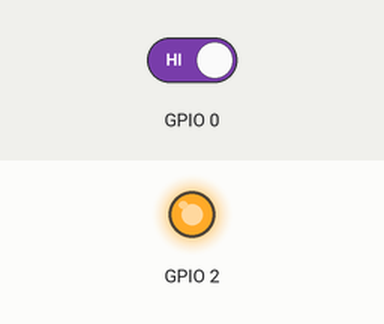
Simulated run of this sketch. Board: ESP8266 (NodeMCU). Parts: output pins drawn as LEDs (lit = HIGH). Inputs (shaded band) come from the test bench; at power-on: GPIO 0 HIGH. WiFi joins after 1.5 s; servers stay silent unless stated; web services answer with replies made up by the test bench; what the sketch prints to the serial monitor is not drawn.

Above: at 5.7 s.
5.8 s: GPIO 0 driven LOW
At 7.2 s:
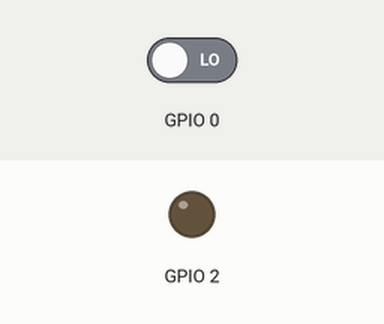
Timing chart, 0 to 8.8 s (numbered marks = the images above; inputs shaded):
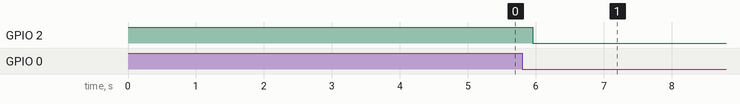

The sketch:

fake_GPS.ino
```cpp
extern "C"
{
#include "user_interface.h"  	  // Required for wifi_station_connect() to work
}

#include <ESP8266WiFi.h>          // https://github.com/esp8266/Arduino
#include <WiFiUdp.h>
#include <time.h>

//needed for library
#include <DNSServer.h>
#include <ESP8266WebServer.h>
#include <WiFiManager.h>          // https://github.com/tzapu/WiFiManager
#include "TimeClient.h"			  // https://github.com/arduino-libraries/NTPClient

TimeClient TimeClient;
WiFiManager wifiManager;
time_t locEpoch = 0, netEpoch = 0;

int firstrun = 1;

void setup()
{
	pinMode(LED_BUILTIN, OUTPUT);   // Initialize the LED_BUILTIN pin as an output
	digitalWrite(LED_BUILTIN, HIGH);
	Serial.begin(115200);

	wifiManager.setTimeout(180);

	//fetches ssid and pass and tries to connect
	//if it does not connect it starts an access point with the specified name
	//here  "NixieAP"
	//and goes into a blocking loop awaiting configuration

	if (!wifiManager.autoConnect("NixieAP"))
	{
		Serial.println("failed to connect and hit timeout");
		delay(3000);
		//reset and try again, or maybe put it to deep sleep
		ESP.reset();
		delay(5000);
	}

	//if you get here you have connected to the WiFi
	Serial.println("connected...yeey :)");

	Serial1.begin(9600);

	TimeClient.Setup();
	askFrequency = 50;
}

void loop()
{
	char tstr[128];
	unsigned char cs;
	unsigned int i;
	struct tm *tmtime;
	unsigned long amicros, umicros = 0;

	for (;;)
	{
		amicros = micros();
		askFrequency = 60 * 60 * 1000;
		while (((netEpoch = TimeClient.GetCurrentTime()) == locEpoch) || (!netEpoch))
		{
			delay(100);
		}
		if (netEpoch)
		{
			umicros = amicros;
			tmtime = localtime(&netEpoch);

			if ((!tmtime->tm_sec) || firstrun)			// full minute or first cycle
			{
				digitalWrite(LED_BUILTIN, HIGH);		// blink for sync
				sprintf(tstr, "$GPRMC,%02d%02d%02d,A,0000.0000,N,00000.0000,E,0.0,0.0,%02d%02d%02d,0.0,E,S",
						tmtime->tm_hour, tmtime->tm_min, tmtime->tm_sec, tmtime->tm_mday, tmtime->tm_mon + 1, tmtime->tm_year - 100);
				cs = 0;
				for (i = 1; i < strlen(tstr); i++)		// calculate checksum
					cs ^= tstr[i];
				sprintf(tstr + strlen(tstr), "*%02X", cs);
				Serial.println(tstr);					// send to console
				Serial1.println(tstr);					// send to clock
				delay(100);
				digitalWrite(LED_BUILTIN, LOW);
				if(tmtime->tm_sec < 57)
				{
					delay(58000 - ((micros() - amicros) / 1000) - (tmtime->tm_sec * 1000)); // wait for end of minute
				}
				firstrun = 0;
			}
		}
		delay(200);
		if (((amicros - umicros) / 1000000L) > 3600)	// if no sync for more than one hour
			digitalWrite(LED_BUILTIN, HIGH);			// switch off LED
	}
}
```

TimeClient.cpp
```cpp
//=== WIFI MANAGER ===
#include <ESP8266WiFi.h>
#include <DNSServer.h>
#include <ESP8266WebServer.h>
#include <WiFiManager.h> //https://github.com/tzapu/WiFiManager
#include <WiFiClient.h>
#include <ESP8266HTTPClient.h>
#include <ArduinoJson.h>
#include "NTPCLient.h"

char wifiManagerAPName[] = "FakeGPS";
char wifiManagerAPPassword[] = "FakeGPS";

//== DOUBLE-RESET DETECTOR ==
#include <DoubleResetDetector.h>
#define DRD_TIMEOUT 10 // Second-reset must happen within 10 seconds of first reset to be considered a double-reset
#define DRD_ADDRESS 0 // RTC Memory Address for the DoubleResetDetector to use
DoubleResetDetector drd(DRD_TIMEOUT, DRD_ADDRESS);

//=== NTP CLIENT ===
#include "TimeClient.h"

#define DEBUG 1

const char *geo_location_api = "http://www.ip-api.com/line/?fields=offset";

HTTPClient http;
WiFiClient wifiClient;
WiFiUDP ntpUDP;
NTPClient ntpClient(ntpUDP);
String payload;

unsigned long askFrequency = 60 * 60 * 1000; // How frequent should we get current time? in miliseconds. 60minutes = 60*60s = 60*60*1000ms
unsigned long timeToAsk;
unsigned long timeToRead;
unsigned long lastEpoch; // We don't want to continually ask for epoch from time server, so this is the last epoch we received (could be up to an hour ago based on askFrequency)
unsigned long lastEpochTimeStamp; // What was millis() when asked server for Epoch we are currently using?
unsigned long nextEpochTimeStamp; // What was millis() when we asked server for the upcoming epoch
unsigned long currentTime;
struct tm local_tm;

//== PREFERENCES == (Fill these appropriately if you could not connect to the ESP via your phone)
char homeWifiName[] = ""; // PREFERENCE: The name of the home WiFi access point that you normally connect to.
char homeWifiPassword[] = ""; // PREFERENCE: The password to the home WiFi access point that you normally connect to.
bool error_getTime = false;

unsigned long date_time = 0;

TimeClient::TimeClient()
{
}

void TimeClient::Setup(void)
{
	//-- WiFiManager --
	//Local intialization. Once its business is done, there is no need to keep it around
	WiFiManager wifiManager;
	//wifiManager.resetSettings(); // Uncomment this to reset saved WiFi credentials.  Comment it back after you run once.
	//wifiManager.setBreakAfterConfig(true); // Get out of WiFiManager even if we fail to connect after config.  So our Hail Mary pass could take care of it.
	//wifiManager.setSaveConfigCallback(saveConfigCallback);

	int connectionStatus = WL_IDLE_STATUS;

	if (strlen(homeWifiName) > 0)
	{
		Serial.println("USING IN SKETCH CREDENTIALS:");
		Serial.println(homeWifiName);
		Serial.println(homeWifiPassword);
		connectionStatus = WiFi.begin(homeWifiName, homeWifiPassword);
		Serial.print("WiFi.begin returned ");
		Serial.println(connectionStatus);
	}
	else
	{

		//-- Double-Reset --
		if (drd.detectDoubleReset())
		{
			Serial.println("DOUBLE Reset Detected");
			digitalWrite(LED_BUILTIN, LOW);
			WiFi.disconnect();
			connectionStatus = wifiManager.startConfigPortal(wifiManagerAPName, wifiManagerAPPassword);
			Serial.print("startConfigPortal returned ");
			Serial.println(connectionStatus);
		}
		else
		{
			Serial.println("SINGLE reset Detected");
			digitalWrite(LED_BUILTIN, HIGH);
			//fetches ssid and pass from eeprom and tries to connect
			//if it does not connect it starts an access point with the specified name wifiManagerAPName
			//and goes into a blocking loop awaiting configuration
			connectionStatus = wifiManager.autoConnect(); //wifiManagerAPName, wifiManagerAPPassword);
			Serial.print("autoConnect returned ");
			Serial.println(connectionStatus);
		}
	}

	while (WiFi.status() != WL_CONNECTED)
	{
		delay(500);
		Serial.print(".");
	}

	// Hail Mary pass. If WiFiManager fail to connect user to home wifi, connect manually :-(
	//  if (WiFi.status() != WL_CONNECTED) {
	//     Serial.println("Hail Mary!");
	//
	//     ETS_UART_INTR_DISABLE();
	//      wifi_station_disconnect();
	//      ETS_UART_INTR_ENABLE();
	//
	//     WiFi.begin(homeWifiName, homeWifiPassword);
	//     Serial.println("Connected?");
	//  }

	//-- Status --
	Serial.print("WiFi.status() = ");
	Serial.println(WiFi.status());

	Serial.println("IP address: ");
	Serial.println(WiFi.localIP());

	drd.stop();
	delay(3000);
}

void TimeClient::AskCurrentEpoch()
{
	int httpCode;
	int offset = 0;

	if (DEBUG)
		Serial.println("Retrieving timezone offset");

	http.begin(wifiClient, geo_location_api);
	httpCode = http.GET();

	payload = "";
	if (httpCode > 0)
	{
		payload = http.getString();
	}
	http.end();

	if (DEBUG)
		Serial.println(payload.c_str());

	if (payload.length())
	{
		auto error = (sscanf(payload.c_str(), "%d", &offset) != 1);
		if (error)
		{
			if (DEBUG)
				Serial.println("scan timezone offset failed");
			offset = 0;
		}
		else
		{
//			ntpClient.offset = offset;
			ntpClient.update();
			if (date_time = ntpClient.getEpochTime()) // get NTP-time
			{
				date_time += offset + 1;
				error_getTime = true;
			}
			else
			{
				error_getTime = false;
			}
			if (DEBUG)
				Serial.println(date_time);
		}
	}
}

unsigned long TimeClient::ReadCurrentEpoch()
{
	lastEpoch = date_time;
	lastEpochTimeStamp = nextEpochTimeStamp;
	return lastEpoch;
}

unsigned long TimeClient::GetCurrentTime()
{
	//if (DEBUG) Serial.println("GetCurrentTime called");
	unsigned long timeNow = millis();
	if (timeNow > timeToAsk || !error_getTime)
	{ // Is it time to ask server for current time?
		if (DEBUG)
			Serial.println(" Time to ask");
		timeToAsk = timeNow + askFrequency; // Don't ask again for a while
		if (timeToRead == 0)
		{ // If we have not asked...
			timeToRead = timeNow + 1000; // Wait one second for server to respond
			AskCurrentEpoch(); // Ask time server what is the current time?
			nextEpochTimeStamp = millis(); // next epoch we receive is for "now".
		}
	}

	if (timeToRead > 0 && timeNow > timeToRead) // Is it time to read the answer of our AskCurrentEpoch?
	{
		// Yes, it is time to read the answer.
		ReadCurrentEpoch(); // Read the server response
		timeToRead = 0; // We have read the response, so reset for next time we need to ask for time.
	}

	if (lastEpoch != 0)
	{  // If we don't have lastEpoch yet, return zero so we won't try to display millis on the clock
		unsigned long elapsedMillis = millis() - lastEpochTimeStamp;
		currentTime = lastEpoch + (elapsedMillis / 1000);
	}

	if (DEBUG && digitalRead(0) == LOW)
		currentTime -= 3600;
	return currentTime;
}

byte TimeClient::GetHours()
{
	return (currentTime % 86400L) / 3600;
}

byte TimeClient::GetMinutes()
{
	return (currentTime % 3600) / 60;
}

byte TimeClient::GetSeconds()
{
	return currentTime % 60;
}

void TimeClient::PrintTime()
{
#if (DEBUG)
	// print the hour, minute and second:
	Serial.print("The local time is: ");
	byte hh = GetHours();
	byte mm = GetMinutes();
	byte ss = GetSeconds();

	Serial.print(hh); // print the hour (86400 equals secs per day)
	Serial.print(':');
	if (mm < 10)
	{
		// In the first 10 minutes of each hour, we'll want a leading '0'
		Serial.print('0');
	}
	Serial.print(mm); // print the minute (3600 equals secs per minute)
	Serial.print(':');
	if (ss < 10)
	{
		// In the first 10 seconds of each minute, we'll want a leading '0'
		Serial.print('0');
	}
	Serial.println(ss); // print the second
#endif
}
```

TimeClient.h
```cpp
#ifndef __TIMECLIENT_H__
#define __TIMECLIENT_H__
/*

 WTA Client

 Get the time from the worldtimeapi-server to prevent timezone and DST-mess
 Demonstrates use http-client and json-parser

 created 4 Sep 2010
 by Michael Margolis
 modified 9 Apr 2012
 by Tom Igoe
 updated for the ESP8266 12 Apr 2015
 by Ivan Grokhotkov
 Refactored into NTPClient class by Hari Wiguna, 2018
 changed from NTP to worldtimeapi by SnowHead, 2019

 This code is in the public domain.

 */
#include <Arduino.h>
#include <ESP8266WiFi.h>

extern unsigned long askFrequency;

class TimeClient {
  public:
    TimeClient();
    void Setup(void);
    unsigned long GetCurrentTime();
    byte GetHours();
    byte GetMinutes();
    byte GetSeconds();
    void PrintTime();
    bool SaveConfig(void);
    bool LoadConfig(void);

  private:
    void AskCurrentEpoch();
    unsigned long ReadCurrentEpoch();
 };
#endif // __TIMECLIENT_H__
```

Measured:
- after the input at 5.8 s, GPIO 2: HIGH → LOW after 0.16 s
